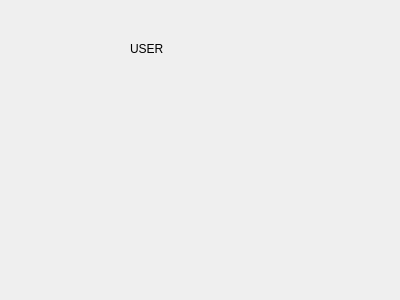
<?xml version="1.0" encoding="UTF-8"?>
<ui version="4.0">
 <class>UserWidget</class>
 <widget class="QWidget" name="UserWidget">
  <property name="geometry">
   <rect>
    <x>0</x>
    <y>0</y>
    <width>400</width>
    <height>300</height>
   </rect>
  </property>
  <property name="windowTitle">
   <string>Form</string>
  </property>
  <widget class="QLabel" name="label">
   <property name="geometry">
    <rect>
     <x>130</x>
     <y>40</y>
     <width>67</width>
     <height>17</height>
    </rect>
   </property>
   <property name="text">
    <string>USER</string>
   </property>
  </widget>
 </widget>
 <resources/>
 <connections/>
</ui>
